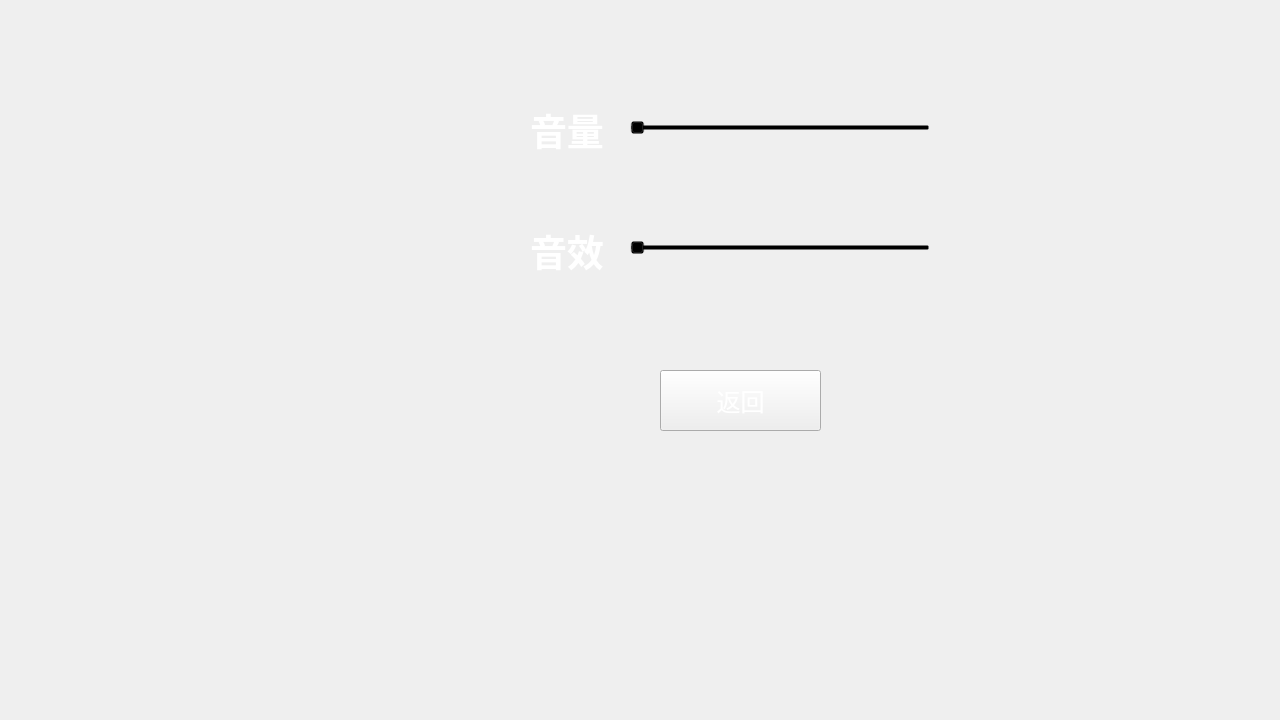
<?xml version="1.0" encoding="UTF-8"?>
<ui version="4.0">
 <class>Setting</class>
 <widget class="QWidget" name="Setting">
  <property name="enabled">
   <bool>true</bool>
  </property>
  <property name="geometry">
   <rect>
    <x>0</x>
    <y>0</y>
    <width>1280</width>
    <height>720</height>
   </rect>
  </property>
  <property name="windowTitle">
   <string>Form</string>
  </property>
  <property name="styleSheet">
   <string notr="true">background-image: url(:/sourse/stack_1.jpg);</string>
  </property>
  <widget class="QSlider" name="horizontalSlider">
   <property name="geometry">
    <rect>
     <x>630</x>
     <y>120</y>
     <width>300</width>
     <height>16</height>
    </rect>
   </property>
   <property name="styleSheet">
    <string notr="true">background: transparent;</string>
   </property>
   <property name="orientation">
    <enum>Qt::Horizontal</enum>
   </property>
  </widget>
  <widget class="QSlider" name="horizontalSlider_2">
   <property name="geometry">
    <rect>
     <x>630</x>
     <y>240</y>
     <width>300</width>
     <height>16</height>
    </rect>
   </property>
   <property name="styleSheet">
    <string notr="true">background: transparent;</string>
   </property>
   <property name="orientation">
    <enum>Qt::Horizontal</enum>
   </property>
  </widget>
  <widget class="QLabel" name="label">
   <property name="geometry">
    <rect>
     <x>530</x>
     <y>100</y>
     <width>91</width>
     <height>61</height>
    </rect>
   </property>
   <property name="font">
    <font>
     <family>Adobe Caslon Pro Bold</family>
     <pointsize>28</pointsize>
     <weight>75</weight>
     <bold>true</bold>
    </font>
   </property>
   <property name="styleSheet">
    <string notr="true">background: transparent;</string>
   </property>
   <property name="text">
    <string>&lt;html&gt;&lt;head/&gt;&lt;body&gt;&lt;p&gt;&lt;span style=&quot; color:#ffffff;&quot;&gt;音量&lt;/span&gt;&lt;/p&gt;&lt;/body&gt;&lt;/html&gt;</string>
   </property>
  </widget>
  <widget class="QLabel" name="label_2">
   <property name="geometry">
    <rect>
     <x>530</x>
     <y>220</y>
     <width>91</width>
     <height>61</height>
    </rect>
   </property>
   <property name="font">
    <font>
     <family>Adobe Caslon Pro Bold</family>
     <pointsize>28</pointsize>
     <weight>75</weight>
     <bold>true</bold>
    </font>
   </property>
   <property name="styleSheet">
    <string notr="true">color: rgb(255, 255, 255);
background: transparent;</string>
   </property>
   <property name="text">
    <string>音效</string>
   </property>
  </widget>
  <widget class="QPushButton" name="pushButton">
   <property name="geometry">
    <rect>
     <x>660</x>
     <y>370</y>
     <width>161</width>
     <height>61</height>
    </rect>
   </property>
   <property name="font">
    <font>
     <family>Academy Engraved LET</family>
     <pointsize>18</pointsize>
    </font>
   </property>
   <property name="styleSheet">
    <string notr="true">color: rgb(255, 255, 255);
background-image: url(:/sourse/stack_1.jpg);</string>
   </property>
   <property name="text">
    <string>返回</string>
   </property>
   <property name="iconSize">
    <size>
     <width>24</width>
     <height>12</height>
    </size>
   </property>
  </widget>
 </widget>
 <resources/>
 <connections/>
</ui>
